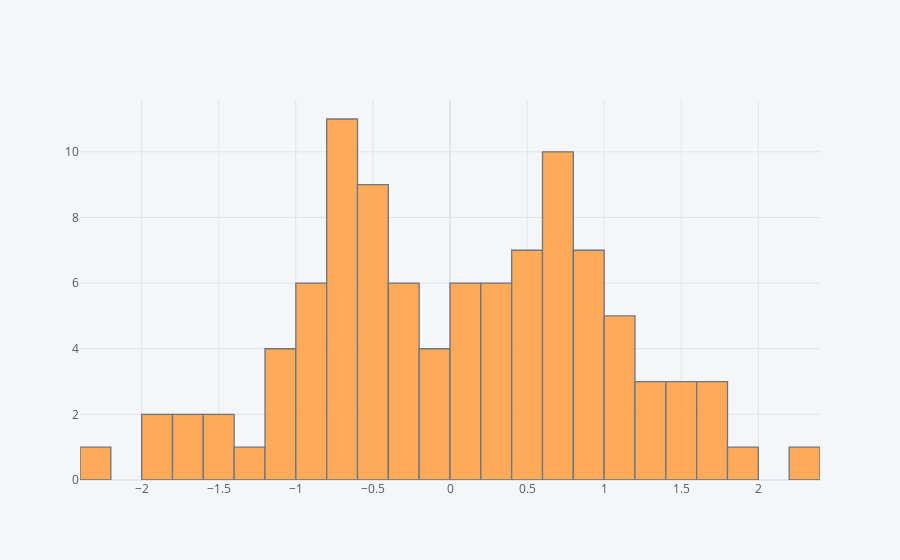

This figure's notebook cell:
### Markdown cell above
## histogram

### Code cell
df['A'].iplot(kind='hist',bins=25)

### Figure 1 — Plotly figure (JSON) as saved in the notebook; plotly's stock layout.template omitted (floating-point values rounded to 4 significant figures)
{"data": [{"histfunc": "count", "histnorm": "", "marker": {"color": "rgba(255, 153, 51, 1.0)", "line": {"color": "#4D5663", "width": 1.3}}, "name": "A", "nbinsx": 25, "opacity": 0.8, "orientation": "v", "type": "histogram", "x": [-1.052, -0.6395, -0.3343, -0.6021, 0.3276, -0.8517, 0.4824, -0.6734, 1.066, -0.6674, -0.1556, 0.9821, 0.5606, -1.599, -0.4863, -1.635, 1.394, 1.794, 0.5342, -0.9525, -0.4573, 1.118, -0.5707, 0.7867, 0.07981, -0.635, 1.543, -0.6132, 0.1554, 0.9192, -1.736, -1.912, 0.6944, 0.3532, -1.06, -0.5335, -0.6395, 0.3129, 0.01607, -1.574, 0.7344, 0.7193, 0.4813, -0.2468, -0.2905, -0.1004, 0.2184, -2.32, -0.6746, 0.2958, 0.02768, 0.6195, 0.6877, -1.18, 1.124, 0.528, -0.6001, -0.02701, -0.2749, 1.414, -0.9152, -0.4134, 0.9256, 0.8609, 1.758, 1.678, 0.06869, 0.6937, -0.8761, 0.9102, 0.7192, -0.4913, 1.234, 0.7957, 1.372, -1.344, 1.012, 1.166, -0.6929, -0.4687, -0.8757, -0.3644, 0.8116, -0.421, -0.9899, 0.7334, -0.1929, 1.814, 0.8282, 0.4854, 0.5616, 0.3051, -0.2967, 2.38, 1.408, -1.035, -1.941, -0.562, -0.7271, 0.1018]}], "layout": {"barmode": "overlay", "legend": {"bgcolor": "#F5F6F9", "font": {"color": "#4D5663"}}, "paper_bgcolor": "#F5F6F9", "plot_bgcolor": "#F5F6F9", "title": {"font": {"color": "#4D5663"}}, "xaxis": {"gridcolor": "#E1E5ED", "showgrid": true, "tickfont": {"color": "#4D5663"}, "title": {"font": {"color": "#4D5663"}, "text": ""}, "zerolinecolor": "#E1E5ED"}, "yaxis": {"gridcolor": "#E1E5ED", "showgrid": true, "tickfont": {"color": "#4D5663"}, "title": {"font": {"color": "#4D5663"}, "text": ""}, "zerolinecolor": "#E1E5ED"}}}
